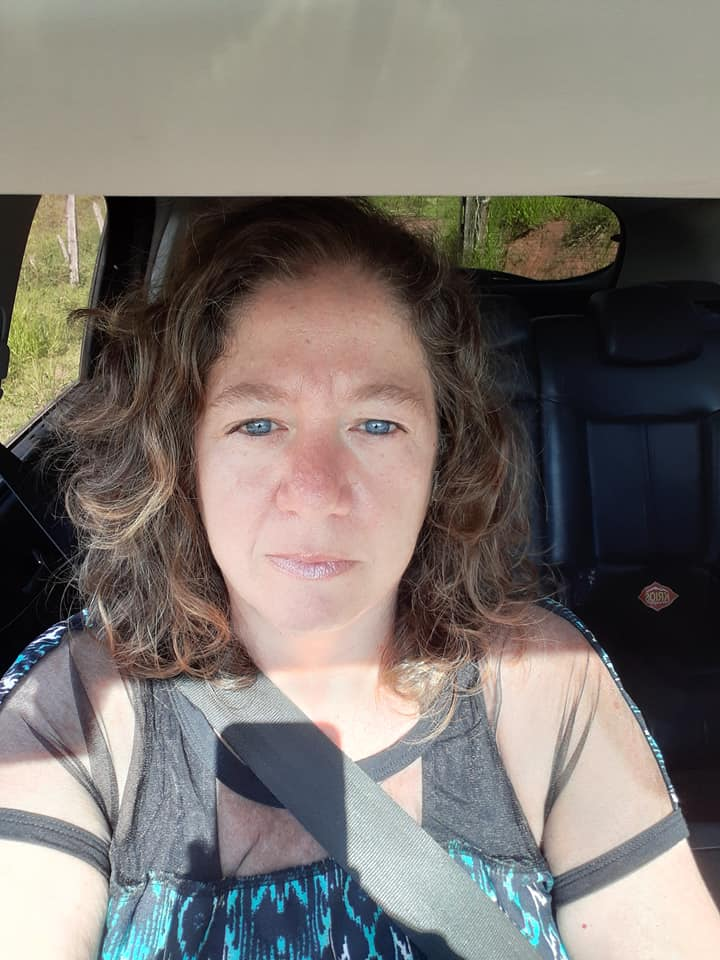
#> input picture public/mypic.jpeg, 720 x 960 px, found by its file name
$ jupyter execute 'Redução de dimensionalidade de imagens 255 tons de cinza e binária.ipynb'
#> lines starting #> are read from the running program, lines starting #| are printed output that depends on the picture; after the words box and inside, x2 and y2 are one past the last pixel; in counts of white or black regions, pixels touching at a corner belong together
<a href="https://colab.research.google.com/github/PaulaFlavia/CartaoVisitas/blob/master/Redu%C3%A7%C3%A3o%20de%20dimensionalidade%20de%20imagens%20255%20tons%20de%20cinza%20e%20bin%C3%A1ria.ipynb" target="_parent"></a>

[cell 1]
from PIL import Image
from google.colab import files

# Carregando a imagem colorida
uploaded = files.upload()
#> the answer given: mypic.jpeg
img_color = Image.open(next(iter(uploaded)))
#> img_color is the input picture: PIL image 720x960 RGB; mean R, G, B 123.6, 117.2, 112

# Convertendo para tons de cinza
def rgb_to_gray(pixel):
    r, g, b = pixel
    return int(0.2989 * r + 0.5870 * g + 0.1140 * b)

width, height = img_color.size
#> width = 720; height = 960
img_gray = Image.new('L', (width, height))
#> img_gray: PIL image 720x960 L; every value is 0

for x in range(width):
    for y in range(height):
        pixel = img_color.getpixel((x, y))
        gray = rgb_to_gray(pixel)
        img_gray.putpixel((x, y), gray)
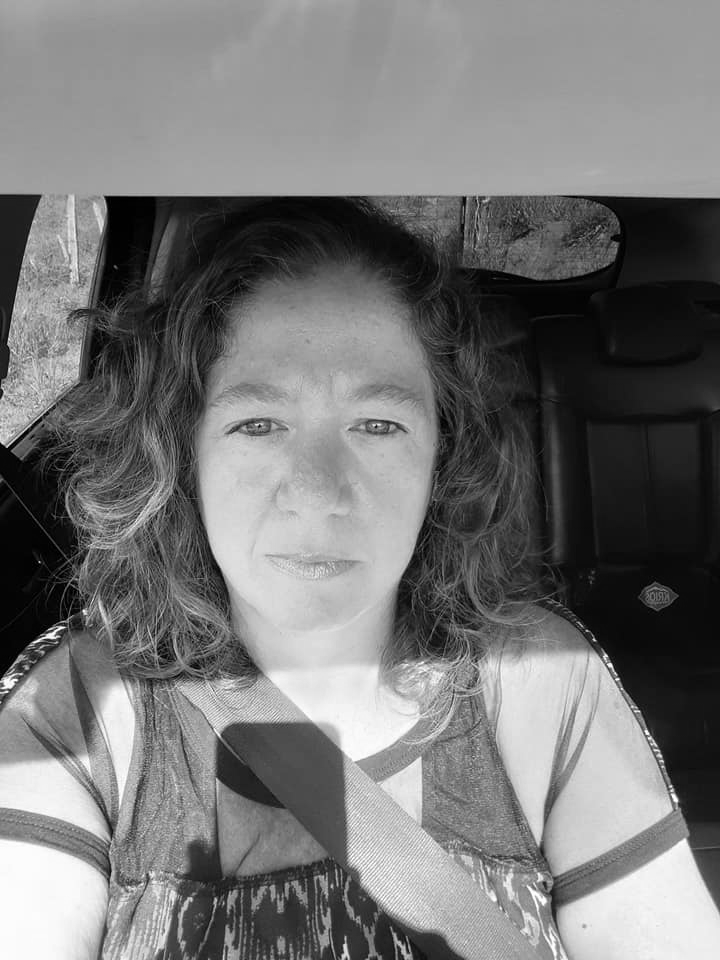
#> img_gray: PIL image 720x960 L; min 0, max 254, mean 118

# Convertendo para imagem binária
def binarize_image(img_gray, threshold):
#> called with threshold = 128
    width, height = img_gray.size
    img_bin = Image.new('1', (width, height))

    for x in range(width):
        for y in range(height):
            gray = img_gray.getpixel((x, y))
            if gray < threshold:
                img_bin.putpixel((x, y), 0)
            else:
                img_bin.putpixel((x, y), 255)
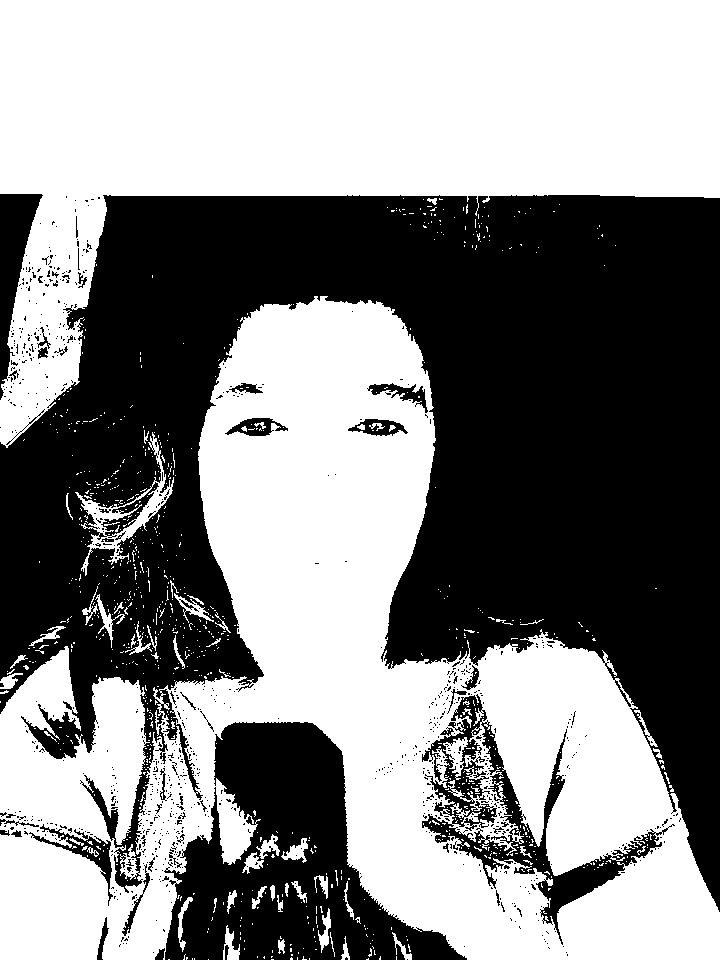
#> img_bin: PIL image 720x960 1; 53.7% white; 885 black regions (835 under 20 px), largest, box (x1, y1, x2, y2) and area: (0, 195, 720, 912) 262351, (164, 722, 467, 960) 35522, (422, 694, 675, 945) 11013

    return img_bin

# Aplicando a binarização
img_bin = binarize_image(img_gray, 128)

# Salvando a imagem binária
img_bin.save('imagem_binaria.png')

[cell 2]
import matplotlib.pyplot as plt

plt.imshow(img_color)
plt.show()

[cell 3]
width, height = img_color.size
img_color_reduced = img_color.resize((width//2, height//2))

plt.imshow(img_color_reduced)
plt.show()

[cell 4]
plt.imshow(img_gray, cmap='gray', vmin=0, vmax=255)
plt.show()

[cell 5]
import numpy as np

gray_array = np.array(img_gray)
gray_min = gray_array.min()
gray_max = gray_array.max()

plt.imshow(img_gray, cmap='gray', vmin=gray_min, vmax=gray_max)
plt.show()

[cell 6]
gray_array = np.array(img_gray)
threshold = 127
binary_array = np.where(gray_array < threshold, 0, 255)
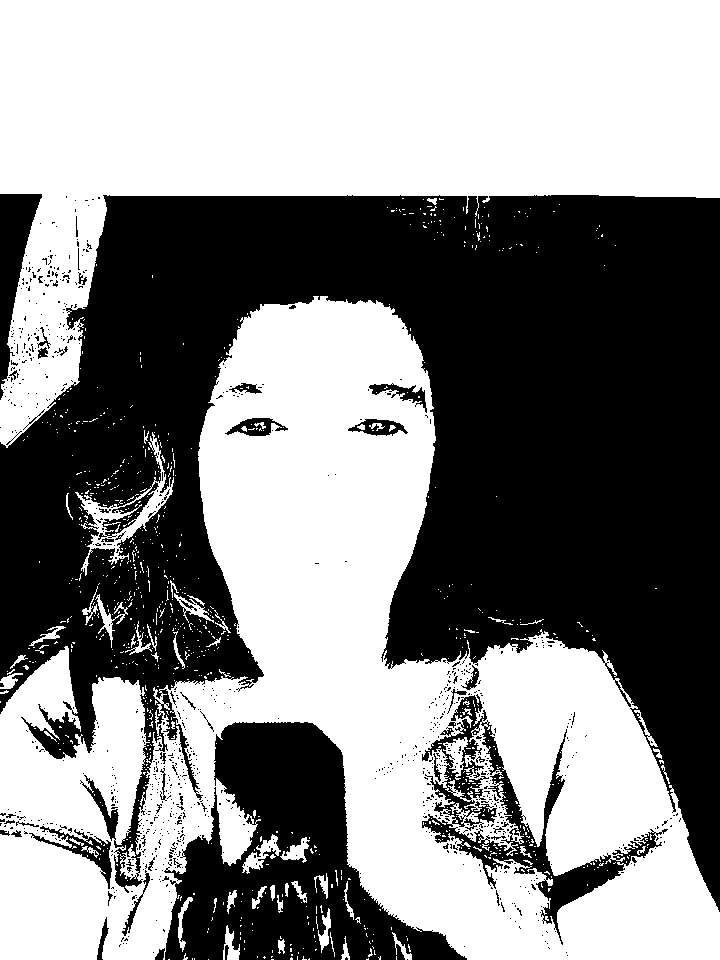
#> binary_array: shape (960, 720) int64; 53.9% white; 926 black regions (874 under 20 px), largest, box (x1, y1, x2, y2) and area: (0, 195, 720, 912) 261594, (164, 722, 467, 960) 35255, (422, 694, 668, 945) 10308
img_bin = Image.fromarray(binary_array.astype(np.uint8))
img_bin.save('imagem_binaria.png')

plt.imshow(img_bin, cmap='gray')
plt.show()
